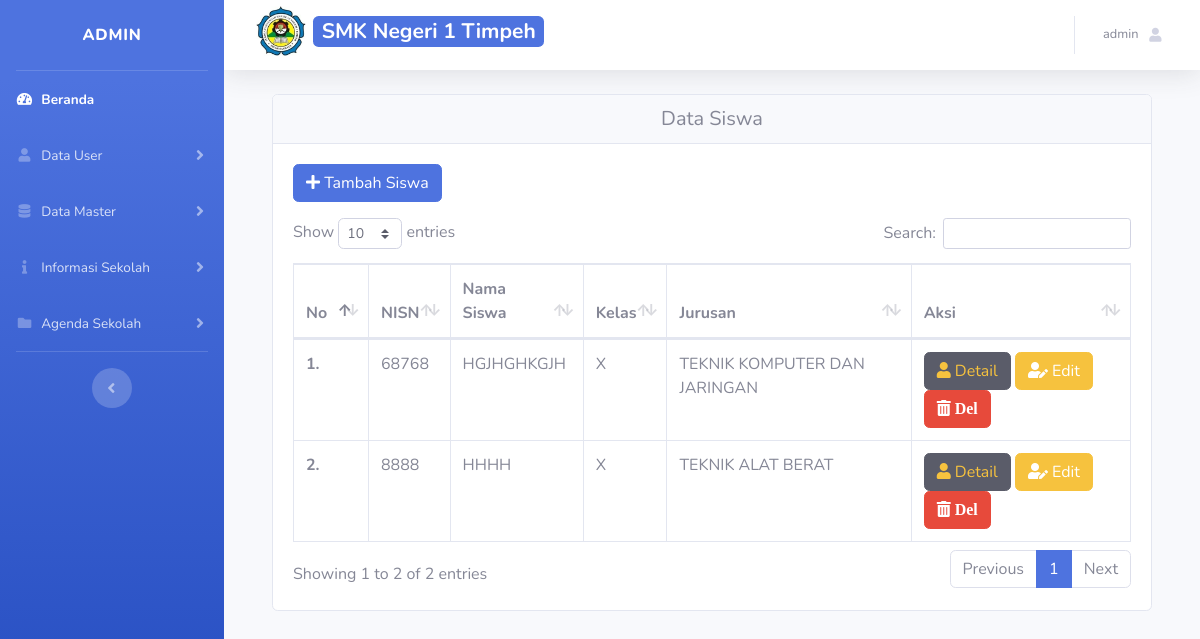
The app's page /admin/index.php?page=siswa (signed in) with its own data.
### tables this page shows
CREATE TABLE IF NOT EXISTS `tb_sekolah` (
  `id_sekolah` int(11) NOT NULL AUTO_INCREMENT,
  `nama_sekolah` varchar(50) NOT NULL,
  `visi` longtext NOT NULL,
  `misi` longtext NOT NULL,
  `sejarah_sekolah` longtext NOT NULL,
  `kata_sambutan` longtext NOT NULL,
  `foto_logo` varchar(255) NOT NULL,
  `foto_struktur` varchar(255) NOT NULL,
  `peta_sekolah` varchar(255) NOT NULL,
  `lokasi_sekolah` varchar(255) NOT NULL,
  `foto_utama` varchar(255) NOT NULL,
  PRIMARY KEY (`id_sekolah`)
);

CREATE TABLE IF NOT EXISTS `tb_siswa` (
  `id_siswa` int(11) NOT NULL AUTO_INCREMENT,
  `nis` varchar(50) NOT NULL,
  `nisn` varchar(16) NOT NULL,
  `nama_siswa` varchar(50) NOT NULL,
  `tempat_lahir` varchar(50) NOT NULL,
  `tanggal_lahir` date NOT NULL,
  `jk` varchar(50) NOT NULL,
  `alamat` varchar(100) NOT NULL,
  `id_kelas` int(50) NOT NULL,
  `id_programkeahlian` int(50) NOT NULL,
  PRIMARY KEY (`id_siswa`)
);

CREATE TABLE IF NOT EXISTS `tb_kelas` (
  `id_kelas` int(11) NOT NULL AUTO_INCREMENT,
  `kelas` varchar(11) NOT NULL,
  PRIMARY KEY (`id_kelas`)
);

CREATE TABLE IF NOT EXISTS `tb_programkeahlian` (
  `id_programkeahlian` int(11) NOT NULL AUTO_INCREMENT,
  `nama_programkeahlian` varchar(50) NOT NULL,
  `lama_belajar` varchar(50) NOT NULL,
  `dasar_bidangkeahlian` longtext NOT NULL,
  `dasar_programkeahlian` longtext NOT NULL,
  `kompetensi_keahlian` longtext NOT NULL,
  `url` varchar(50) NOT NULL,
  PRIMARY KEY (`id_programkeahlian`)
);

### admin/modul/siswa/data_siswa.php (the view, shortened to what this page needs)
<div class="container mt-3">
    <div class="card">
        <h5 class="card-header text-center">Data Siswa</h5>
        <div class="card-body">
            <a href="?page=siswa&act=add" class="btn btn-primary mb-3"><i class="fa fa-plus"></i> Tambah Siswa</a></button>
            <div class="table-responsive">
                <table class="table table-bordered" id="dataTable">
                    <thead>
                        <tr>
                            <th>No</th>
                            <th>NISN</th>
                            <th>Nama Siswa</th>
                            <th>Kelas</th>
                            <th>Jurusan</th>
                            <th>Aksi</th>
                        </tr>
                    </thead>
                    <tbody>
                        <?php
                        $no = 1;
                        $sql = mysqli_query($koneksi, "SELECT * FROM tb_siswa
                        INNER JOIN tb_kelas ON tb_siswa.id_kelas=tb_kelas.id_kelas
                        INNER JOIN tb_programkeahlian ON tb_siswa.id_programkeahlian=tb_programkeahlian.id_programkeahlian");
                        foreach ($sql as $d) { ?>
                            <tr>
                                <td width="50"><b><?= $no++; ?>.</b> </td>
                                <td><?= $d['nisn'] ?> </td>
                                <td> <?= $upper = strtoupper($d['nama_siswa'])  ?> </td>
                                <td><?= $d['kelas'] ?> </td>
                                <td><?= $d['nama_programkeahlian'] ?> </td>
                                <td>
                                    <a data-toggle="modal" data-target="#DetailSiswaModal<?= $d['id_siswa'] ?>" class="btn btn-dark btn-xs text-warning"><i class="fas fa-user"></i> Detail</a>
                                    <a href="?page=siswa&act=edit&id=<?= $d['id_siswa'] ?>" class="btn btn-warning btn-xs"><i class="fas fa-user-edit"></i> Edit</a>
                                    <a href="?page=siswa&act=del&id=<?= $d['id_siswa'] ?>" onClick="return confirm('Apakah data akan dihapus ?')">
                                        <button type="submit" name="submit" id="submit" class="btn btn-danger btn-xst"><i class="fas fa-trash-alt"> Del</i></button>
                                    </a>
                                </td>
                            </tr>
                        <?php } ?>
                    </tbody>
                </table>
            </div>
        </div>
    </div>

### admin/index.php (shortened to what this page needs)
<?php
include '../config/koneksi.php';
$oke = mysqli_query($koneksi, "SELECT * FROM tb_sekolah");
$oke1 = mysqli_fetch_array($oke);
if (@$_SESSION['Admin']) {
?>
    <?php
    if (@$_SESSION['Admin']) {
        $sesi = @$_SESSION['Admin'];
    }
    $sql = mysqli_query($koneksi, "SELECT * FROM tb_admin WHERE id_admin = '$sesi'") or die(mysqli_error($koneksi));
    $data = mysqli_fetch_array($sql);
    ?>
    <!DOCTYPE html>
    <html lang="en">
    <head>
        <link href="../assets/assets2/vendor/fontawesome-free/css/all.min.css" rel="stylesheet" type="text/css">
        <link href="../assets/assets2/css/sb-admin-2.min.css" rel="stylesheet">
        <link href="../assets/assets2/vendor/datatables/dataTables.bootstrap4.min.css" rel="stylesheet">
    </head>
    <body id="page-top">
        <div id="wrapper">
            <ul class="navbar-nav bg-gradient-primary sidebar sidebar-dark accordion" id="accordionSidebar">
                <a class="sidebar-brand d-flex align-items-center justify-content-center" href="index.php">
                    <?= $data['nama_admin']; ?>
                </a>
                <hr class="sidebar-divider my-0">
                <li class="nav-item active">
                    <a class="nav-link" href="index.php">
                        <i class="fas fa-fw fa-tachometer-alt"></i>
                        <span>Beranda</span></a>
                </li>
                <li class="nav-item">
                    <a class="nav-link collapsed" href="#" data-toggle="collapse" data-target="#collapseTwo" aria-expanded="true" aria-controls="collapseTwo">
                        <i class="fas fa-fw fa-user"></i>
                        <span>Data User</span>
                    </a>
                </li>
                <li class="nav-item">
                    <a class="nav-link collapsed" href="#" data-toggle="collapse" data-target="#collapseUtilities" aria-expanded="true" aria-controls="collapseUtilities">
                        <i class="fas fa-fw fa-database"></i>
                        <span>Data Master</span>
                    </a>
                </li>
                <li class="nav-item">
                    <a class="nav-link collapsed" href="#" data-toggle="collapse" data-target="#informasiSekolah" aria-expanded="true" aria-controls="informasiSekolah">
                        <i class="fas fa-fw fa-info"></i>
                        <span>Informasi Sekolah</span>
                    </a>
                </li>
                <li class="nav-item">
                    <a class="nav-link collapsed" href="#" data-toggle="collapse" data-target="#kegiatanSekolah" aria-expanded="true" aria-controls="kegiatanSekolah">
                        <i class="fas fa-fw fa-folder"></i>
                        <span>Agenda Sekolah</span>
                    </a>
                </li>
                <hr class="sidebar-divider d-none d-md-block">
                <div class="text-center d-none d-md-inline">
                    <button class="rounded-circle border-0" id="sidebarToggle"></button>
                </div>
            </ul>
            <div id="content-wrapper" class="d-flex flex-column">
                <div id="content">
                    <nav class="navbar navbar-expand navbar-light bg-white topbar mb-4 static-top shadow">
                        <form class="d-none d-sm-inline-block form-inline mr-auto ml-md-3 my-2 my-md-0 mw-100 navbar-search">
                            <h3>
                                <img src="../assets/sumber/img/app/<?= $oke1['foto_logo'] ?>" class="img-fluid" style="width:50px;height:50px;" alt="">
                                <span class="badge badge-primary">
                                    <?= $oke1['nama_sekolah']; ?>
                                </span>
                            </h3>
                        </form>
                        <ul class="navbar-nav ml-auto">
                            <li class="nav-item dropdown no-arrow">
                                <a class="nav-link dropdown-toggle" href="#" id="userDropdown" role="button" data-toggle="dropdown" aria-haspopup="true" aria-expanded="false">
                                    <span class="mr-2 d-none d-lg-inline text-gray-600 small">
                                        <?= $data['nama_admin']; ?>
                                    </span>
                                    <i class="fas fa-user fa-sm fa-fw mr-2 text-gray-400"></i>
                                </a>
                            </li>
                        </ul>
                    </nav>
                    <div class="container-fluid">
                        <?php
                        $page = @$_GET['page'];
                        $act = @$_GET['act'];
                        if ($page == 'guru') {
                            if ($act == '') {
                                include 'modul/guru/data_guru.php';
                            } elseif ($act == 'add') {
                                include 'modul/guru/add_guru.php';
                            } elseif ($act == 'edit') {
                                include 'modul/guru/edit_guru.php';
                            } elseif ($act == 'del') {
                                include 'modul/guru/del_guru.php';
                            }
                        } elseif ($page == 'siswa') {
                            if ($act == '') {
                                include 'modul/siswa/data_siswa.php';
                            } elseif ($act == 'add') {
                                include 'modul/siswa/add_siswa.php';
                            } elseif ($act == 'edit') {
                                include 'modul/siswa/edit_siswa.php';
                            } elseif ($act == 'del') {
                                include 'modul/siswa/del_siswa.php';
                            }
                        } elseif ($page == '') {
                            include 'home.php';
                        } else {
                            echo "<b>4014!</b> Tidak ada halaman !";
                        }
                        ?>
                    </div>
                </div>
            </div>
        </div>
    <?php } else {
    include 'modul/500.html';
}
    ?>
    </body>
    </html>

### records on screen
tb_sekolah: foto_logo (picture), nama_sekolah "SMK Negeri 1 Timpeh"
tb_siswa: nisn "68768", nama_siswa "HGJHGHKGJH", id_kelas.kelas "X", id_programkeahlian.nama_programkeahlian "TEKNIK KOMPUTER DAN JARINGAN"
tb_siswa: nisn "8888", nama_siswa "HHHH", id_kelas.kelas "X", id_programkeahlian.nama_programkeahlian "TEKNIK ALAT BERAT"

### other values on screen
$data['nama_admin'] "ADMIN"
$data['nama_admin'] "admin"
